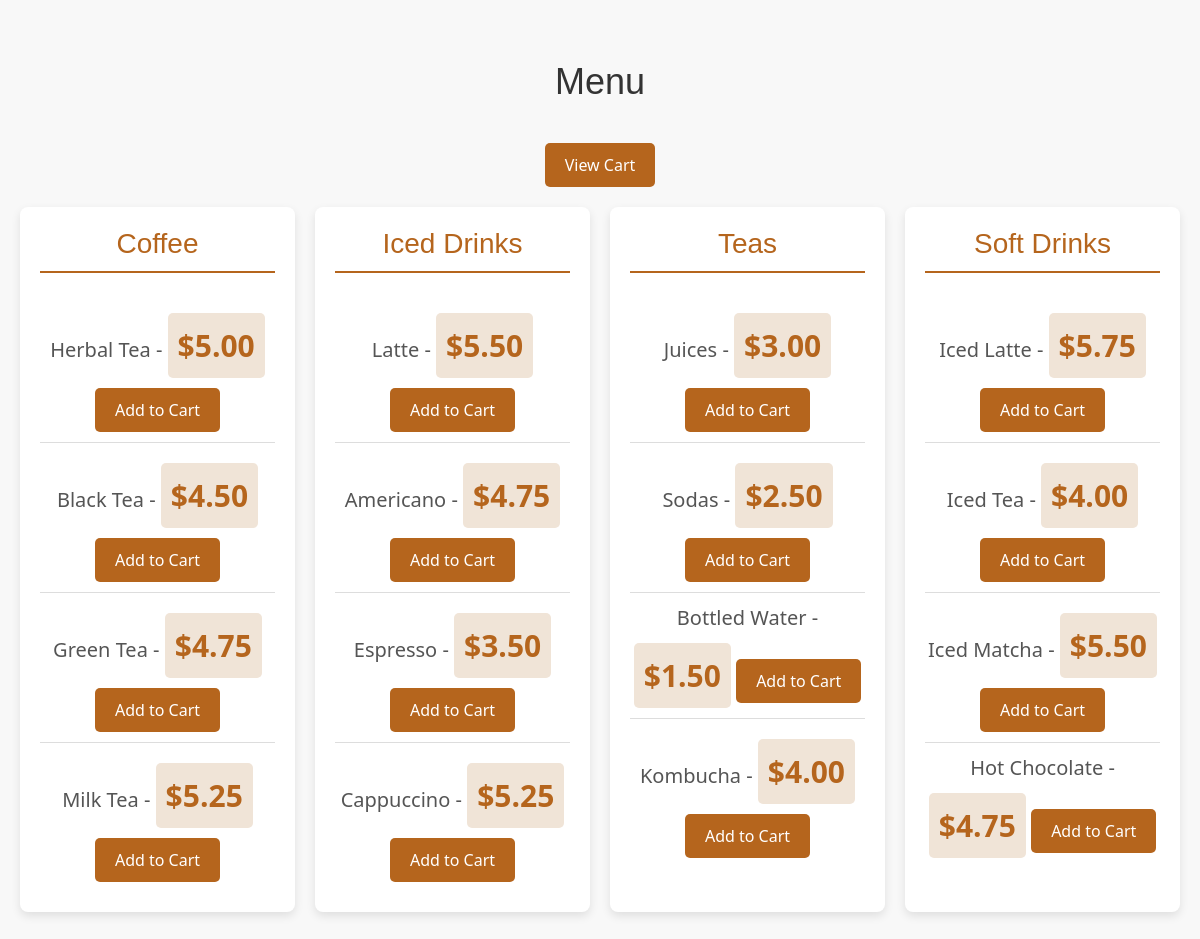
/customerSide/customerLogin/menu.php, run on the app's committed database.
### tables this page shows
CREATE TABLE `products` (
    `product_id` int(11) NOT NULL PRIMARY KEY,
    `product_name` varchar(100) NOT NULL,
    `Description` text NOT NULL,
    `Price` decimal(10, 2) NOT NULL,
    `category_id` int(11) DEFAULT NULL,
     `image` longblob DEFAULT NULL
);

### customerSide/customerLogin/menu.php (the view, shortened to what this page needs)
<?php
require_once "../config.php";
$sql = "SELECT * FROM products";
$result = mysqli_query($link, $sql);
$menu_items = array();
while ($row = mysqli_fetch_assoc($result)) {
    $category_id = $row['category_id'];
    $product_id = $row['product_id'];
    $product_name = $row['product_name'];
    $price = $row['Price'];
    if (!isset($menu_items[$category_id])) {
        $menu_items[$category_id] = array();
    }
    $menu_items[$category_id][] = array('id' => $product_id, 'name' => $product_name, 'price' => $price);
}
$categories = array(
    1 => 'Coffee',
    2 => 'Iced Drinks',
    3 => 'Teas',
    4 => 'Soft Drinks'
);
?>
<!DOCTYPE html>
<html lang="en">
<head>
    <link rel="stylesheet" href="css/styles.css">
</head>
<body>
<div id="menu">
    <h1>Menu</h1>
    <a href="view_cart.php" class="view-cart-btn">View Cart</a>
    <div class="menu-section">
        <?php foreach ($categories as $category_id => $category_name): ?>
            <div class="menu-category">
                <h2><?php echo $category_name; ?></h2>
                <ul>
                    <?php if (isset($menu_items[$category_id])): ?>
                        <?php foreach ($menu_items[$category_id] as $item): ?>
                            <li>
                                <?php echo $item['name']; ?> - <span class="price">$<?php echo number_format($item['price'], 2); ?></span>
                                <button class="add-to-cart" onclick="addToCart(<?php echo $item['id']; ?>, '<?php echo $item['name']; ?>', <?php echo $item['price']; ?>);">Add to Cart</button>
                            </li>
                        <?php endforeach; ?>
                    <?php else: ?>
                        <li>No items available in this category.</li>
                    <?php endif; ?>
                </ul>
            </div>
        <?php endforeach; ?>
    </div>
</div>
</body>
</html>

### customerSide/customerLogin/menu.php (style rules this page uses)
#menu { background-color: #f8f8f8; padding: 60px 20px; text-align: center; }
#menu h1 { font-size: 36px; color: #333; font-family: 'Copperplate', sans-serif; margin-bottom: 40px; }
.view-cart-btn { background-color: #b5651d; color: #fff; padding: 10px 20px; border: none; border-radius: 5px; cursor: pointer; font-size: 16px; margin-bottom: 20px; text-decoration: none; display: inline-block; }
.menu-category { margin-bottom: 50px; }
.menu-category h2 { font-size: 28px; color: #b5651d; margin-bottom: 20px; font-family: 'Montserrat', sans-serif; }
.menu-category ul { list-style-type: none; padding: 0; margin: 0; }
.menu-category li { font-size: 20px; color: #555; padding: 10px 0; border-bottom: 1px solid #ddd; }
.menu-category li:last-child { border-bottom: none; }
.menu-section { display: grid; grid-template-columns: repeat(auto-fit, minmax(250px, 1fr)); gap: 20px; max-width: 1200px; margin: 0 auto; }
.menu-category { padding: 20px; background-color: #fff; box-shadow: 0px 4px 10px rgba(0, 0, 0, 0.1); border-radius: 8px; }
.menu-category h2 { border-bottom: 2px solid #b5651d; padding-bottom: 10px; }
.menu-category ul { padding-left: 0; }
.price { font-size: 1.5em; font-weight: bold; color: #b5651d; padding: 10px; background-color: #f0e4d7; border-radius: 5px; margin-top: 10px; display: inline-block; }
.add-to-cart, .customize-btn { display: inline-block; background-color: #b5651d; color: #fff; padding: 10px 20px; border: none; border-radius: 5px; cursor: pointer; font-size: 16px; margin-top: 10px; }

### data on the page
products: product_name "Herbal Tea", Price "5.00"
products: product_name "Black Tea", Price "4.50"
products: product_name "Green Tea", Price "4.75"
products: product_name "Milk Tea", Price "5.25"
products: product_name "Latte", Price "5.50"
products: product_name "Americano", Price "4.75"
products: product_name "Espresso", Price "3.50"
products: product_name "Cappuccino", Price "5.25"
products: product_name "Juices", Price "3.00"
products: product_name "Sodas", Price "2.50"
products: product_name "Bottled Water", Price "1.50"
products: product_name "Kombucha", Price "4.00"
products: product_name "Iced Latte", Price "5.75"
products: product_name "Iced Tea", Price "4.00"
products: product_name "Iced Matcha", Price "5.50"
products: product_name "Hot Chocolate", Price "4.75"

### other printed values
$category_name "Coffee"
$category_name "Iced Drinks"
$category_name "Teas"
$category_name "Soft Drinks"
